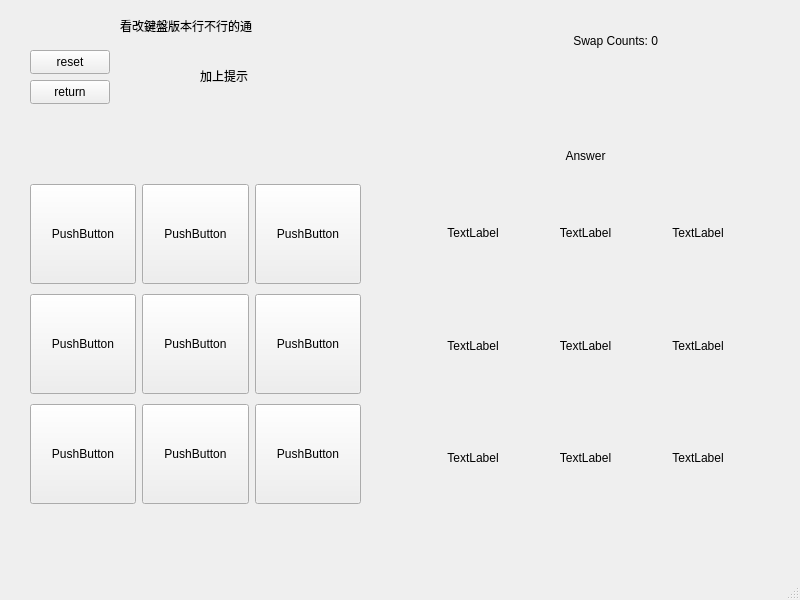
<?xml version="1.0" encoding="UTF-8"?>
<ui version="4.0">
 <class>MainWindow</class>
 <widget class="QMainWindow" name="MainWindow">
  <property name="enabled">
   <bool>true</bool>
  </property>
  <property name="geometry">
   <rect>
    <x>0</x>
    <y>0</y>
    <width>800</width>
    <height>600</height>
   </rect>
  </property>
  <property name="cursor">
   <cursorShape>ArrowCursor</cursorShape>
  </property>
  <property name="windowTitle">
   <string>MainWindow</string>
  </property>
  <widget class="QWidget" name="centralwidget">
   <widget class="QWidget" name="gridLayoutWidget">
    <property name="geometry">
     <rect>
      <x>30</x>
      <y>180</y>
      <width>331</width>
      <height>331</height>
     </rect>
    </property>
    <layout class="QGridLayout" name="gridLayout">
     <item row="2" column="0">
      <widget class="QPushButton" name="pushButton_7">
       <property name="minimumSize">
        <size>
         <width>100</width>
         <height>100</height>
        </size>
       </property>
       <property name="text">
        <string>PushButton</string>
       </property>
      </widget>
     </item>
     <item row="0" column="0">
      <widget class="QPushButton" name="pushButton_1">
       <property name="minimumSize">
        <size>
         <width>100</width>
         <height>100</height>
        </size>
       </property>
       <property name="text">
        <string>PushButton</string>
       </property>
      </widget>
     </item>
     <item row="1" column="1">
      <widget class="QPushButton" name="pushButton_5">
       <property name="minimumSize">
        <size>
         <width>100</width>
         <height>100</height>
        </size>
       </property>
       <property name="text">
        <string>PushButton</string>
       </property>
      </widget>
     </item>
     <item row="2" column="1">
      <widget class="QPushButton" name="pushButton_8">
       <property name="minimumSize">
        <size>
         <width>100</width>
         <height>100</height>
        </size>
       </property>
       <property name="text">
        <string>PushButton</string>
       </property>
      </widget>
     </item>
     <item row="0" column="1">
      <widget class="QPushButton" name="pushButton_2">
       <property name="minimumSize">
        <size>
         <width>100</width>
         <height>100</height>
        </size>
       </property>
       <property name="text">
        <string>PushButton</string>
       </property>
      </widget>
     </item>
     <item row="1" column="0">
      <widget class="QPushButton" name="pushButton_4">
       <property name="minimumSize">
        <size>
         <width>100</width>
         <height>100</height>
        </size>
       </property>
       <property name="text">
        <string>PushButton</string>
       </property>
      </widget>
     </item>
     <item row="0" column="2">
      <widget class="QPushButton" name="pushButton_3">
       <property name="minimumSize">
        <size>
         <width>100</width>
         <height>100</height>
        </size>
       </property>
       <property name="text">
        <string>PushButton</string>
       </property>
      </widget>
     </item>
     <item row="1" column="2">
      <widget class="QPushButton" name="pushButton_6">
       <property name="minimumSize">
        <size>
         <width>100</width>
         <height>100</height>
        </size>
       </property>
       <property name="text">
        <string>PushButton</string>
       </property>
      </widget>
     </item>
     <item row="2" column="2">
      <widget class="QPushButton" name="pushButton_9">
       <property name="minimumSize">
        <size>
         <width>100</width>
         <height>100</height>
        </size>
       </property>
       <property name="text">
        <string>PushButton</string>
       </property>
      </widget>
     </item>
    </layout>
   </widget>
   <widget class="QWidget" name="gridLayoutWidget_2">
    <property name="geometry">
     <rect>
      <x>420</x>
      <y>180</y>
      <width>331</width>
      <height>331</height>
     </rect>
    </property>
    <layout class="QGridLayout" name="gridLayout_2">
     <item row="1" column="0">
      <widget class="QLabel" name="label_4">
       <property name="minimumSize">
        <size>
         <width>100</width>
         <height>100</height>
        </size>
       </property>
       <property name="text">
        <string>TextLabel</string>
       </property>
       <property name="alignment">
        <set>Qt::AlignCenter</set>
       </property>
      </widget>
     </item>
     <item row="0" column="0">
      <widget class="QLabel" name="label_1">
       <property name="minimumSize">
        <size>
         <width>100</width>
         <height>100</height>
        </size>
       </property>
       <property name="text">
        <string>TextLabel</string>
       </property>
       <property name="alignment">
        <set>Qt::AlignCenter</set>
       </property>
      </widget>
     </item>
     <item row="1" column="1">
      <widget class="QLabel" name="label_5">
       <property name="minimumSize">
        <size>
         <width>100</width>
         <height>100</height>
        </size>
       </property>
       <property name="text">
        <string>TextLabel</string>
       </property>
       <property name="alignment">
        <set>Qt::AlignCenter</set>
       </property>
      </widget>
     </item>
     <item row="0" column="2">
      <widget class="QLabel" name="label_3">
       <property name="minimumSize">
        <size>
         <width>100</width>
         <height>100</height>
        </size>
       </property>
       <property name="text">
        <string>TextLabel</string>
       </property>
       <property name="alignment">
        <set>Qt::AlignCenter</set>
       </property>
      </widget>
     </item>
     <item row="0" column="1">
      <widget class="QLabel" name="label_2">
       <property name="minimumSize">
        <size>
         <width>100</width>
         <height>100</height>
        </size>
       </property>
       <property name="text">
        <string>TextLabel</string>
       </property>
       <property name="alignment">
        <set>Qt::AlignCenter</set>
       </property>
      </widget>
     </item>
     <item row="2" column="0">
      <widget class="QLabel" name="label_7">
       <property name="minimumSize">
        <size>
         <width>100</width>
         <height>100</height>
        </size>
       </property>
       <property name="text">
        <string>TextLabel</string>
       </property>
       <property name="alignment">
        <set>Qt::AlignCenter</set>
       </property>
      </widget>
     </item>
     <item row="2" column="1">
      <widget class="QLabel" name="label_8">
       <property name="minimumSize">
        <size>
         <width>100</width>
         <height>100</height>
        </size>
       </property>
       <property name="text">
        <string>TextLabel</string>
       </property>
       <property name="alignment">
        <set>Qt::AlignCenter</set>
       </property>
      </widget>
     </item>
     <item row="2" column="2">
      <widget class="QLabel" name="label_9">
       <property name="minimumSize">
        <size>
         <width>100</width>
         <height>100</height>
        </size>
       </property>
       <property name="text">
        <string>TextLabel</string>
       </property>
       <property name="alignment">
        <set>Qt::AlignCenter</set>
       </property>
      </widget>
     </item>
     <item row="1" column="2">
      <widget class="QLabel" name="label_6">
       <property name="minimumSize">
        <size>
         <width>100</width>
         <height>100</height>
        </size>
       </property>
       <property name="text">
        <string>TextLabel</string>
       </property>
       <property name="alignment">
        <set>Qt::AlignCenter</set>
       </property>
      </widget>
     </item>
    </layout>
   </widget>
   <widget class="QLabel" name="statusLabel">
    <property name="geometry">
     <rect>
      <x>30</x>
      <y>140</y>
      <width>331</width>
      <height>31</height>
     </rect>
    </property>
    <property name="autoFillBackground">
     <bool>false</bool>
    </property>
    <property name="text">
     <string/>
    </property>
    <property name="alignment">
     <set>Qt::AlignCenter</set>
    </property>
    <property name="wordWrap">
     <bool>false</bool>
    </property>
   </widget>
   <widget class="QLabel" name="ansLabel">
    <property name="geometry">
     <rect>
      <x>540</x>
      <y>140</y>
      <width>91</width>
      <height>31</height>
     </rect>
    </property>
    <property name="text">
     <string>Answer</string>
    </property>
    <property name="textFormat">
     <enum>Qt::AutoText</enum>
    </property>
    <property name="scaledContents">
     <bool>false</bool>
    </property>
    <property name="alignment">
     <set>Qt::AlignCenter</set>
    </property>
   </widget>
   <widget class="QPushButton" name="returnBtn">
    <property name="geometry">
     <rect>
      <x>30</x>
      <y>80</y>
      <width>80</width>
      <height>24</height>
     </rect>
    </property>
    <property name="text">
     <string>return</string>
    </property>
   </widget>
   <widget class="QLabel" name="label">
    <property name="geometry">
     <rect>
      <x>120</x>
      <y>0</y>
      <width>211</width>
      <height>51</height>
     </rect>
    </property>
    <property name="text">
     <string>看改鍵盤版本行不行的通</string>
    </property>
   </widget>
   <widget class="QLabel" name="label_10">
    <property name="geometry">
     <rect>
      <x>200</x>
      <y>60</y>
      <width>51</width>
      <height>31</height>
     </rect>
    </property>
    <property name="text">
     <string>加上提示</string>
    </property>
   </widget>
   <widget class="QPushButton" name="resetBtn">
    <property name="geometry">
     <rect>
      <x>30</x>
      <y>50</y>
      <width>80</width>
      <height>24</height>
     </rect>
    </property>
    <property name="text">
     <string>reset</string>
    </property>
   </widget>
   <widget class="QLabel" name="countLabel">
    <property name="geometry">
     <rect>
      <x>570</x>
      <y>20</y>
      <width>161</width>
      <height>41</height>
     </rect>
    </property>
    <property name="text">
     <string> Swap Counts: 0</string>
    </property>
   </widget>
  </widget>
  <widget class="QMenuBar" name="menubar">
   <property name="geometry">
    <rect>
     <x>0</x>
     <y>0</y>
     <width>800</width>
     <height>21</height>
    </rect>
   </property>
  </widget>
  <widget class="QStatusBar" name="statusbar"/>
 </widget>
 <resources/>
 <connections/>
</ui>
